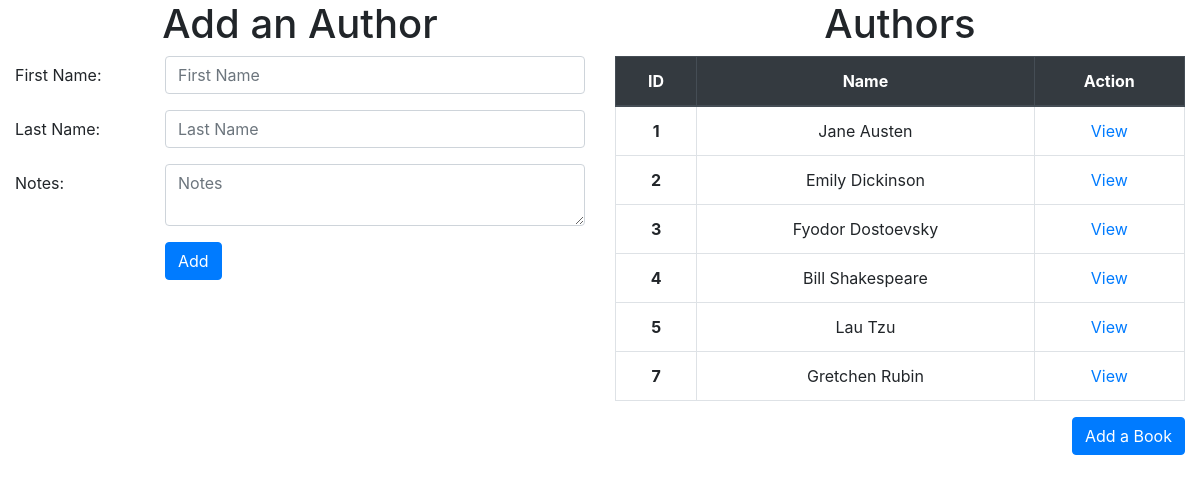
The app's page /authors with its own data.
### books_authors_app/models.py (models this page shows)
class Author(models.Model):
    first_name = models.CharField(max_length=45)
    last_name = models.CharField(max_length=45)
    books = models.ManyToManyField(Book, related_name="authors")
    notes = models.TextField(default="Add notes here")
    created_at = models.DateTimeField(auto_now_add=True)
    updated_at = models.DateTimeField(auto_now=True)

### books_authors_app/views.py (the view)
# urls.py: path('authors', views.authors),
def authors(request):
    context = {
        "all_authors" : Author.objects.all(),
    }
    return render(request, 'authors.html', context)

### books_authors_app/templates/authors.html (shortened to what this page needs)
<!DOCTYPE html>
<html lang="en">
<head>
    {% load static %}
    <link rel="stylesheet" href="{% static 'css/style.css' %}">
    <link rel="stylesheet" href="https://stackpath.bootstrapcdn.com/bootstrap/4.3.1/css/bootstrap.min.css">
</head>
<body>
    <div class="container-fluid">
        <div class="row align-items-start">
            <div class="col">
                <h1>Add an Author</h1>
                <form action="/add_author" method="POST">
                        <div class="form-group row">
                            <label class="col-3 col-form-label" for="first_name">First Name:</label>
                            <div class="col-9">
                                <input type="text" name="first_name" id="first_name" class="form-control" placeholder="First Name">
                            </div>
                        </div>
                        <div class="form-group row">
                            <label class="col-3 col-form-label" for="last_name">Last Name:</label>
                            <div class="col-9">
                                <input type="text" name="last_name" id="last_name" class="form-control" placeholder="Last Name">
                            </div>
                        </div>
                        <div class="form-group row">
                            <label class="col-3 col-form-label" for="notes">Notes:</label>
                            <div class="col-9">
                                <textarea type="text" name="notes" id="notes" class="form-control" placeholder="Notes"></textarea>
                            </div>
                        </div>
                        <div class="form-group row">
                            <div class="col-3"></div>
                            <div class="col-9">
                                <button class="btn btn-primary">Add</button>
                            </div>
                        </div>
                </form>
            </div>
            <div class="col text-center">
                <h1>Authors</h1>
                <div class="row text-center">
                    <div class="col">
                        <table class="table table-bordered">
                            <thead class="thead-dark">
                                <tr>
                                    <th scope="col">ID</th>
                                    <th scope="col">Name</th>
                                    <th scope="col">Action</th>
                            </tr>
                            </thead>
                            <tbody>
                                {% for author in all_authors %}
                                    <tr>
                                        <th scope="row">{{author.id}}</th>
                                        <td>{{author.first_name}} {{author.last_name}}</td>
                                        <td><a href="/authors_detail/{{author.id}}">View</a></td>
                                    </tr>
                                {% endfor %}
                            </tbody>
                        </table>
                    </div>
                </div>
            </div>
        </div>
        <div class="row align-items-start">
            <div class="col">
                <a class="btn btn-primary float-right" href="/" role="button">Add a Book</a>
            </div>
        </div>
    </div>
</body>
</html>

### books_authors_app/static/css/style.css (style rules this page uses)
h1 { text-align: center; }

### records on screen
Author: id "1", first_name "Jane", last_name "Austen"
Author: id "2", first_name "Emily", last_name "Dickinson"
Author: id "3", first_name "Fyodor", last_name "Dostoevsky"
Author: id "4", first_name "Bill", last_name "Shakespeare"
Author: id "5", first_name "Lau", last_name "Tzu"
Author: id "7", first_name "Gretchen", last_name "Rubin"
